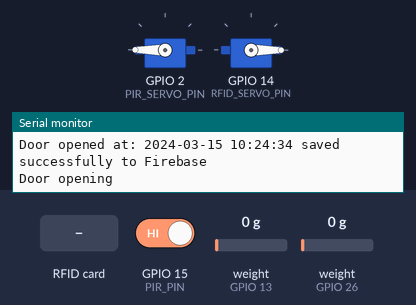
The sketch below on a simulated ESP32. Shown: 2 × servo, the last lines printed to the serial monitor. Inputs (shaded band) come from the test bench; at power-on: GPIO 15 (PIR_PIN) HIGH, weight on the scale (sensors on GPIO 13, GPIO 26) 0 g. WiFi joins after 1.5 s; servers stay silent unless stated; the local clock reads 2024-03-15 10:24:30 at power-on unless the sketch sets it.

Above: at 5.2 s.
5.3 s: RFID card 73 1F 27 2A held to the reader
At 9.1 s:
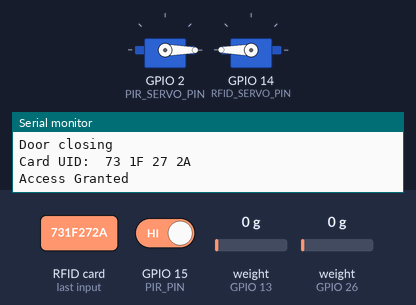
12.2 s: GPIO 15 (PIR_PIN) driven LOW
At 13.1 s:
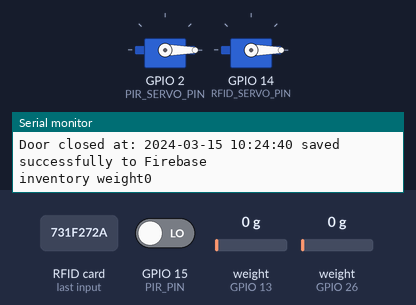
16.2 s: GPIO 15 (PIR_PIN) driven HIGH
At 21.4 s:
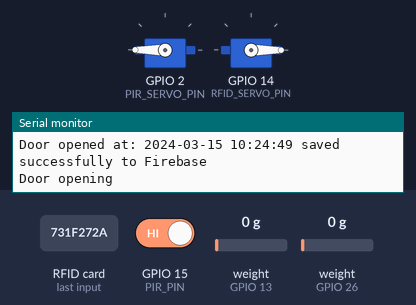
30.1 s: RFID card 43 71 1B 0D held to the reader
At 33.6 s:
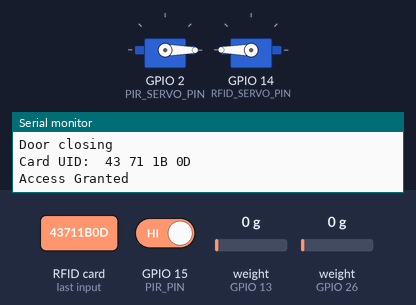
34.4 s: RFID card 5E 7A 19 C4 held to the reader
Timing chart, 0 to 45.2 s (numbered marks = the images above; inputs shaded):
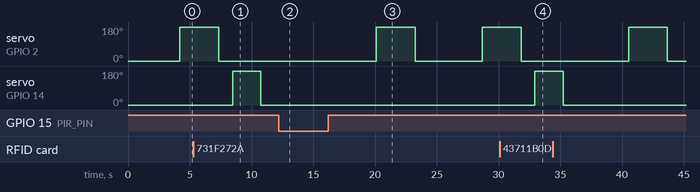

The sketch:

final_smart_department.ino
```cpp
#include <Firebase_ESP_Client.h>
#include "addons/TokenHelper.h"
#include "addons/RTDBHelper.h"
#include <ESP32Servo.h>
#include <SPI.h>
#include <MFRC522.h>
#include "HX711.h"
#include <time.h>

// Define WiFi credentials and Firebase configuration
#define WiFi_SSID "Netslowxa"
#define WiFi_PASSWORD "ubuntumaniac@67"
#define API_KEY "AIzaSyDbMyJGUj64t760G4ADqNR3Cr2C4gJslu0"
#define DATABASE_URL "https://smartdepartment-default-rtdb.asia-southeast1.firebasedatabase.app/"

// Ensure compatibility for ESP32
#define MFRC522_SPICLASS SPI

// Define pins for the RFID module
#define SS_PIN 5    // GPIO 5 for SS/SDA pin
#define RST_PIN 27  // GPIO 27 for RST pin

// Define pins for PIR sensor and servos
#define PIR_PIN 15         // GPIO connected to PIR sensor output
#define PIR_SERVO_PIN 2    // GPIO connected to PIR door servo
#define RFID_SERVO_PIN 14  // GPIO connected to Inventory door servo 22

// Load cell pins and hx711 layout
const int INV_LOADCELL_DOUT_PIN = 13;
const int INV_LOADCELL_SCK_PIN = 12;
long weight;
HX711 scale;

const int STORE_LOADCELL_DOUT_PIN_1 = 26;
const int STORE_LOADCELL_SCK_PIN_1 = 25;
long storeWeight1;
HX711 STORESCALE1;

MFRC522 mfrc522(SS_PIN, RST_PIN);  // Create MFRC522 instance

Servo pirDoorServo;        // Servo for PIR motion detection
Servo inventoryDoorServo;  // Servo for RFID-controlled inventory door

bool motionDetected = false;

// Firebase
FirebaseData fbdo;
FirebaseAuth auth;
FirebaseConfig config;


unsigned long sendDataPrevMillis = 0;
bool signUpOk = false;

// Servo positions for PIR door
int pirDoorClosed = 0;
int pirDoorOpen = 180;

// Servo positions for inventory door
int inventoryDoorClosed = 0;
int inventoryDoorOpen = 180;

void connectWiFi() {
  Serial.print("Connecting to WiFi: ");
  Serial.println(WiFi_SSID);
  WiFi.begin(WiFi_SSID, WiFi_PASSWORD);

  while (WiFi.status() != WL_CONNECTED) {
    Serial.print(".");
    delay(1000);
  }
  Serial.println("\nConnected to WiFi");
  Serial.println("IP Address: " + WiFi.localIP().toString());
}

void setupFirebase() {
  config.api_key = API_KEY;
  config.database_url = DATABASE_URL;

  if (Firebase.signUp(&config, &auth, "", "")) {
    Serial.println("Firebase signup successful");
    signUpOk = true;
  } else {
    Serial.printf("Signup failed: %s\n", config.signer.signupError.message.c_str());
  }

  config.token_status_callback = tokenStatusCallback;
  Firebase.begin(&config, &auth);
  Firebase.reconnectWiFi(true);
}

// void handleMotion() {
//   // Read PIR sensor state
//   motionDetected = digitalRead(PIR_PIN);

//   if (motionDetected) {
//     Serial.println("Motion detected!");
//     pirDoorServo.write(pirDoorOpen);  // Move servo to 90 degrees (door open)
//     Serial.println("Door opening");
//     delay(3000);                        // Keep door open for 2 seconds
//     pirDoorServo.write(pirDoorClosed);  // Move servo back to 0 degrees (door closed)
//     delay(1000);                        // Small delay to prevent immediate retriggering
//   } else {
//     // Serial.println("no motion");
//     return;
//   }

//   delay(100);  // Poll the PIR sensor every 100ms
// }

void handleMotion() {
  // Read PIR sensor state
  motionDetected = digitalRead(PIR_PIN);

  if (motionDetected) {
    Serial.println("Motion detected!");

    // Get the current time for door opening
    String openTime = getFormattedTime();
    if (Firebase.RTDB.setString(&fbdo, "Motion/door/opened_at", openTime)) {
      Serial.printf("Door opened at: %s saved successfully to Firebase\n", openTime.c_str());
    } else {
      Serial.printf("Failed to send open time: %s\n", fbdo.errorReason().c_str());
    }

    pirDoorServo.write(pirDoorOpen);  // Move servo to 90 degrees (door open)
    Serial.println("Door opening");
    delay(3000);  // Keep door open for 3 seconds

    // Get the current time for door closing
    String closeTime = getFormattedTime();
    if (Firebase.RTDB.setString(&fbdo, "Motion/door/closed_at", closeTime)) {
      Serial.printf("Door closed at: %s saved successfully to Firebase\n", closeTime.c_str());
    } else {
      Serial.printf("Failed to send close time: %s\n", fbdo.errorReason().c_str());
    }

    pirDoorServo.write(pirDoorClosed);  // Move servo back to 0 degrees (door closed)
    Serial.println("Door closing");
    delay(1000);  // Small delay to prevent immediate retriggering
  } else {
    // No motion detected
    return;
  }

  delay(100);  // Poll the PIR sensor every 100ms
}

// Function to get the current formatted time
String getFormattedTime() {
  time_t now = time(nullptr);  // Get current time
  char buffer[30];
  strftime(buffer, sizeof(buffer), "%Y-%m-%d %H:%M:%S", localtime(&now));
  return String(buffer);
}


void handleRFID() {
  // Check if a new card is present
  if (!mfrc522.PICC_IsNewCardPresent()) {
    return;  // Exit if no card is present
  }

  // Select one of the cards
  if (!mfrc522.PICC_ReadCardSerial()) {
    return;  // Exit if card could not be read
  }

  String content = "";

  // Print card UID
  Serial.print("Card UID: ");
  for (byte i = 0; i < mfrc522.uid.size; i++) {
    Serial.print(mfrc522.uid.uidByte[i] < 0x10 ? " 0" : " ");  // Add leading zero for single hex digits
    Serial.print(mfrc522.uid.uidByte[i], HEX);
    content.concat(String(mfrc522.uid.uidByte[i] < 0x10 ? " 0" : " "));  // Print UID in hexadecimal format
    content.concat(String(mfrc522.uid.uidByte[i], HEX));                 // Print UID in hexadecimal format
  }
  Serial.println();

  content.toUpperCase();

  if (content.substring(1) == "73 1F 27 2A" || content.substring(1) == "43 71 1B 0D") {
    Serial.println("Access Granted");
        // Keep door open for 2 seconds
    inventoryDoorServo.write(inventoryDoorOpen);  // Open inventory door
    delay(2000);

    if (Firebase.ready() && signUpOk && (millis() - sendDataPrevMillis > 5000 || sendDataPrevMillis == 0)) {
      sendDataPrevMillis = millis();

      // Send door open time to Firebase
      String openTime = getFormattedTime();
      if (Firebase.RTDB.setString(&fbdo, "Inventory/door/opened_at", openTime)) {
        Serial.printf("Door opened at: %s saved successfully to Firebase\n", openTime.c_str());
      } else {
        Serial.printf("Failed to send open time: %s\n", fbdo.errorReason().c_str());
      }
    }

    // Send door close time to Firebase
    String closeTime = getFormattedTime();
    if (Firebase.RTDB.setString(&fbdo, "Inventory/door/closed_at", closeTime)) {
      Serial.printf("Door closed at: %s saved successfully to Firebase\n", closeTime.c_str());
    } else {
      Serial.printf("Failed to send close time: %s\n", fbdo.errorReason().c_str());
    }

    inventoryDoorServo.write(inventoryDoorClosed);  // Close inventory door
    delay(1000);
  } else {
    Serial.println("Access Not Granted");
    Serial.println("Unauthorized");
  }

  // Halt PICC
  mfrc522.PICC_HaltA();

  // Stop encryption on PCD
  mfrc522.PCD_StopCrypto1();
}

void setup() {
  Serial.begin(115200);

  // setupTime();

  // Connect to WiFi
  connectWiFi();

  // Initialize Firebase
  setupFirebase();
  // Initialize RFID module
  SPI.begin();         // Initialize SPI bus
  mfrc522.PCD_Init();  // Initialize RFID module
  Serial.println("Place an RFID card near the reader...");

  // Initialize PIR sensor pin
  // pinMode(PIR_PIN, INPUT);
  pinMode(PIR_PIN, INPUT_PULLUP);

  // Attach servos to their respective pins
  pirDoorServo.attach(PIR_SERVO_PIN, 500, 2400);
  inventoryDoorServo.attach(RFID_SERVO_PIN, 500, 2400);

  // Set servos to their initial positions
  pirDoorServo.write(0);        // PIR door closed
  inventoryDoorServo.write(0);  // Inventory door closed

  // Initialize HX711
  Serial.println("Initializing INVENTORY load cell...");
  scale.begin(INV_LOADCELL_DOUT_PIN, INV_LOADCELL_SCK_PIN);
  scale.set_scale(-427);  // Adjust as per your calibration
  scale.tare();
  Serial.println("Load cell initialized.");

  // Initialize store load cell
  Serial.println("Initializing store load cell...");
  STORESCALE1.begin(STORE_LOADCELL_DOUT_PIN_1, STORE_LOADCELL_SCK_PIN_1);
  STORESCALE1.set_scale(-223);
  STORESCALE1.tare();

  Serial.println("System ready!");
}

void calculateInventoryWeight() {
  weight = scale.get_units(10);
  Serial.print("inventory weight");
  Serial.println(weight);

  scale.power_down();  // Power down ADC to save power
  delay(1000);
  scale.power_up();

  if (Firebase.ready() && signUpOk && (millis() - sendDataPrevMillis > 5000 || sendDataPrevMillis == 0)) {
    sendDataPrevMillis = millis();

    // Send data to Firebase
    if (Firebase.RTDB.setInt(&fbdo, "Inventory/stock", weight)) {
      Serial.printf("Weight: %ld saved successfully to %s (%s)\n", weight, fbdo.dataPath().c_str(), fbdo.dataType().c_str());
    } else {
      Serial.printf("Data send failed: %s\n", fbdo.errorReason().c_str());
    }
  }
}

void calculateStoreWeight1() {
  storeWeight1 = STORESCALE1.get_units(10);
  Serial.print("Load cell weight ");
  Serial.println(storeWeight1);
  scale.power_down();  // set ADC to sleep mode
  delay(1000);
  scale.power_up();

  if (Firebase.ready() && signUpOk && (millis() - sendDataPrevMillis > 5000 || sendDataPrevMillis == 0)) {
    sendDataPrevMillis = millis();

    // Send data to Firebase
    if (Firebase.RTDB.setInt(&fbdo, "Store/products", storeWeight1)) {
      Serial.printf("Weight: %ld saved successfully to %s (%s)\n", storeWeight1, fbdo.dataPath().c_str(), fbdo.dataType().c_str());
    } else {
      Serial.printf("Data send failed: %s\n", fbdo.errorReason().c_str());
    }
  }
}

void loop() {
  handleMotion();
  handleRFID();
  calculateInventoryWeight();
  calculateStoreWeight1();
}
```

Measured:
- after the input at 5.3 s, servo on GPIO 14 (RFID_SERVO_PIN): 0° → 180° after 3.2 s, → 0° 2.3 s later
- after the input at 12.2 s, servo on GPIO 2 (PIR_SERVO_PIN): stays 0° (without the input it goes to 180° after 3.9 s)
- after the input at 16.2 s, servo on GPIO 2 (PIR_SERVO_PIN): 0° → 180° after 3.9 s, → 0° 3.2 s later, → 180° 5.4 s later
- after the input at 30.1 s, servo on GPIO 14 (RFID_SERVO_PIN): 0° → 180° after 2.8 s
